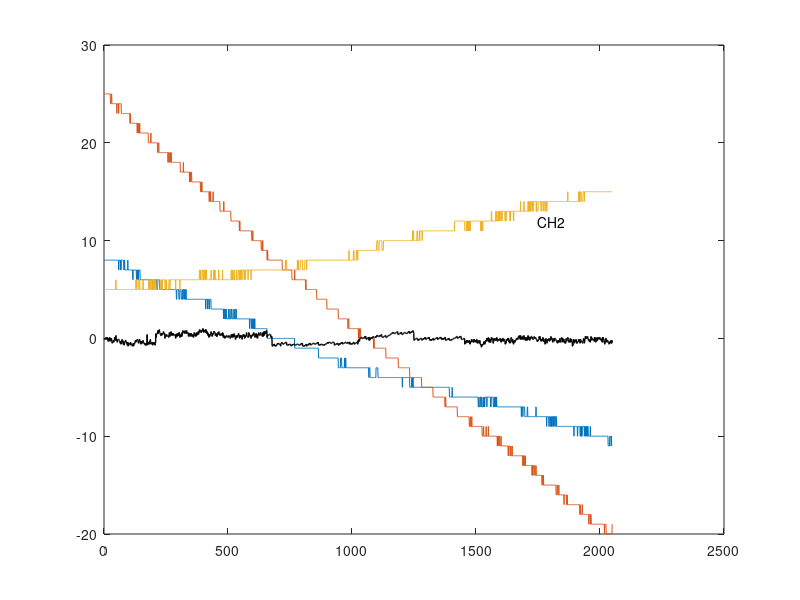

MATLAB code for this plot: (Note: this script raises an error after producing the figure.)
load('calibration_data.mat');

plot(calibration_2_5mA);
hold on
% plot only channel 3 corrections
plot(corrected_channels(:,3), 'color', 'k', 'linewidth', 1);

t = text(1750,12,'CH2');
t(1).FontSize = 12;

t = text(1750,-18,'CH3');
t(1).FontSize = 12;

t = text(1750,-11,'CH1');
t(1).FontSize = 12;

t = text(1520,-2,'Calibrated CH3');
t(1).FontSize = 12;

xlabel('DAC counts', 'Interpreter','tex')
ylabel('Count error','Interpreter','tex')
xt = get(gca, 'XTick');
set(gca,'FontSize',13, 'XTick', xt, 'XTickLabel', xt*32) % Conversion of 2048 points into 65355 range

grid on
xlim([0 2048])